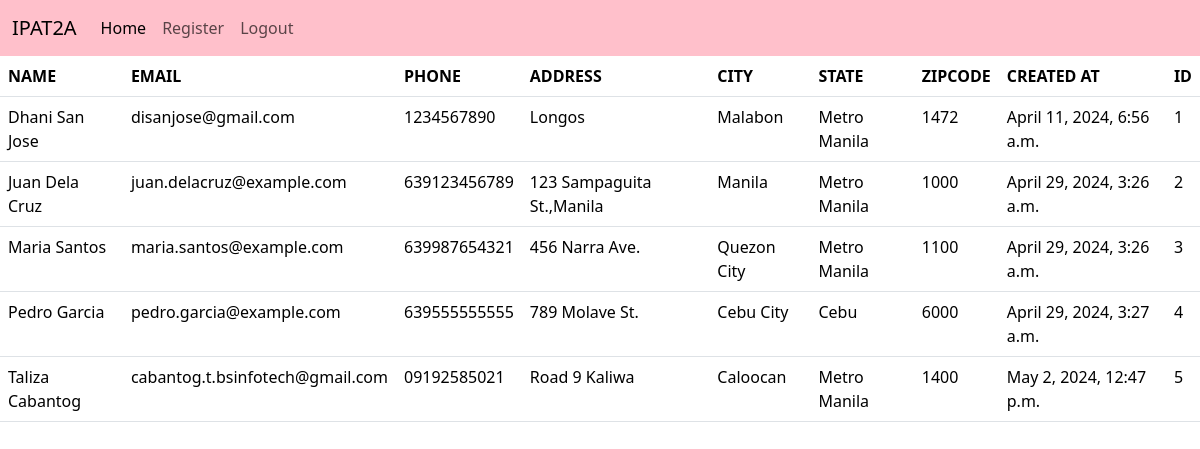
The app's page / (signed in) with its own data.
### dcrm/models.py (models this page shows, shortened)
class Record(models.Model):
    created_at = models.DateTimeField(auto_now_add=True)
    first_name = models.CharField(max_length=50)
    last_name =  models.CharField(max_length=50)
    email =  models.CharField(max_length=100)
    phone = models.CharField(max_length=15)
    address =  models.CharField(max_length=100)
    city =  models.CharField(max_length=50)
    state =  models.CharField(max_length=50)
    zipcode =  models.CharField(max_length=20)

### dcrm/views.py (the view, shortened to what this page needs)
# urls.py: path('', views.home, name='home'),
def home(request):
    records = Record.objects.all()
    return render(request, 'home.html', {'records':records})

### dcrm/templates/home.html (shortened to what this page needs)
{% extends 'base.html' %}
{% block content %}
{% if user.is_authenticated %}
<table class="table">
    <thead>
        <tr>
        <th>NAME</th>
        <th>EMAIL</th>
        <th>PHONE</th>
        <th>ADDRESS</th>
        <th>CITY</th>
        <th>STATE</th>
        <th>ZIPCODE</th>
        <th>CREATED AT</th>
        <th>ID</th>
    </tr>
    </thead>
<tbody>
    {% if records %}
        {% for record in records %}
            <tr>
                <td>{{ record.first_name }} {{record.last_name}}</td>
                <td>{{ record.email }}</td>
                <td>{{ record.phone }}</td>
                <td>{{ record.address }}</td>
                <td>{{ record.city }}</td>
                <td>{{ record.state }}</td>
                <td>{{ record.zipcode }}</td>
                <td>{{ record.created_at }}</td>
                <td>{{ record.id }}</td>
            </tr>
        {% endfor %}
    {% endif %}
</tbody>
</table>
{% endif %}
{% endblock %}

### dcrm/templates/base.html (shortened to what this page needs)
<!doctype html>
<html lang="en">
  <head>
    <link href="https://cdn.jsdelivr.net/npm/bootstrap@5.3.3/dist/css/bootstrap.min.css" rel="stylesheet">
  </head>
  {% include 'navbar.html' %}
  <body>
    {% block content %}
    {% endblock content %}
  </body>
</html>

### dcrm/templates/navbar.html (shortened to what this page needs)
<nav class="navbar navbar-expand-lg bg-pink" >
    <div class="container-fluid">
      <a class="navbar-brand" href="#">IPAT2A</a>
      <div class="collapse navbar-collapse" id="navbarNav">
        <ul class="navbar-nav">
          <li class="nav-item">
            <a class="nav-link active" aria-current="page" href="{% url 'home' %}">Home</a>
          </li>
          <li class="nav-item">
            <a class="nav-link" href="{% url 'register' %}">Register</a>
          </li>
          <li class="nav-item">
            <a class="nav-link" href="{% url 'logout' %}">Logout</a>
          </li>
        </ul>
      </div>
    </div>
  </nav>

### dcrm/templates/navbar.html (style rules this page uses)
.bg-pink { background-color: pink !important; }

### records on screen
Record: first_name "Dhani", last_name "San Jose", email "disanjose@gmail.com", phone "1234567890", address "Longos", city "Malabon", state "Metro Manila", zipcode "1472", created_at "April 11, 2024, 6:56 a.m.", id "1"
Record: first_name "Juan", last_name "Dela Cruz", email "juan.delacruz@example.com", phone "639123456789", address "123 Sampaguita St.,Manila", city "Manila", state "Metro Manila", zipcode "1000", created_at "April 29, 2024, 3:26 a.m.", id "2"
Record: first_name "Maria", last_name "Santos", email "maria.santos@example.com", phone "639987654321", address "456 Narra Ave.", city "Quezon City", state "Metro Manila", zipcode "1100", created_at "April 29, 2024, 3:26 a.m.", id "3"
Record: first_name "Pedro", last_name "Garcia", email "pedro.garcia@example.com", phone "639555555555", address "789 Molave St.", city "Cebu City", state "Cebu", zipcode "6000", created_at "April 29, 2024, 3:27 a.m.", id "4"
Record: first_name "Taliza", last_name "Cabantog", email "cabantog.t.bsinfotech@gmail.com", phone "09192585021", address "Road 9 Kaliwa", city "Caloocan", state "Metro Manila", zipcode "1400", created_at "May 2, 2024, 12:47 p.m.", id "5"
